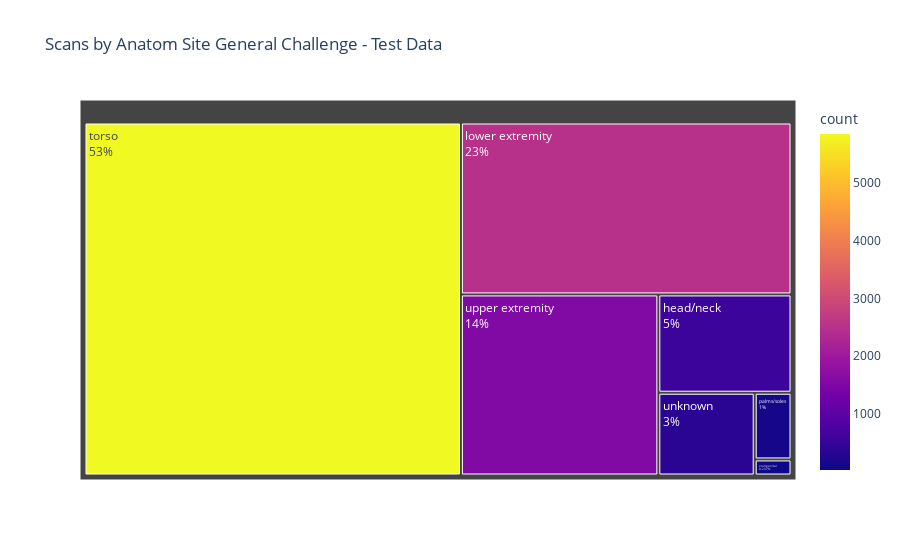

Notebook cell for this chart:
### Code cell
# Test data:

cntste = test.location.value_counts().rename_axis('location').reset_index(
    name='count')

fig = px.treemap(cntste,
                 path=['location'],
                 values='count',
                 color='count',
                 title='Scans by Anatom Site General Challenge - Test Data')

fig.update_traces(textinfo='label+percent entry')
fig.show()

### Figure 1 — Plotly figure (JSON) as saved in the notebook; plotly's stock layout.template omitted (floating-point values rounded to 4 significant figures)
{"data": [{"branchvalues": "total", "customdata": [[576], [2501], [26], [108], [5847], [351], [1573]], "domain": {"x": [0, 1], "y": [0, 1]}, "hovertemplate": "labels=%{label}<br>count_sum=%{value}<br>parent=%{parent}<br>id=%{id}<br>count=%{color}<extra></extra>", "ids": ["head/neck", "lower extremity", "oral/genital", "palms/soles", "torso", "unknown", "upper extremity"], "labels": ["head/neck", "lower extremity", "oral/genital", "palms/soles", "torso", "unknown", "upper extremity"], "marker": {"coloraxis": "coloraxis", "colors": [576, 2501, 26, 108, 5847, 351, 1573]}, "name": "", "parents": ["", "", "", "", "", "", ""], "textinfo": "label+percent entry", "type": "treemap", "values": [576, 2501, 26, 108, 5847, 351, 1573]}], "layout": {"coloraxis": {"colorbar": {"title": {"text": "count"}}, "colorscale": [[0, "#0d0887"], [0.1111, "#46039f"], [0.2222, "#7201a8"], [0.3333, "#9c179e"], [0.4444, "#bd3786"], [0.5556, "#d8576b"], [0.6667, "#ed7953"], [0.7778, "#fb9f3a"], [0.8889, "#fdca26"], [1, "#f0f921"]]}, "legend": {"tracegroupgap": 0}, "title": {"text": "Scans by Anatom Site General Challenge - Test Data"}}}
